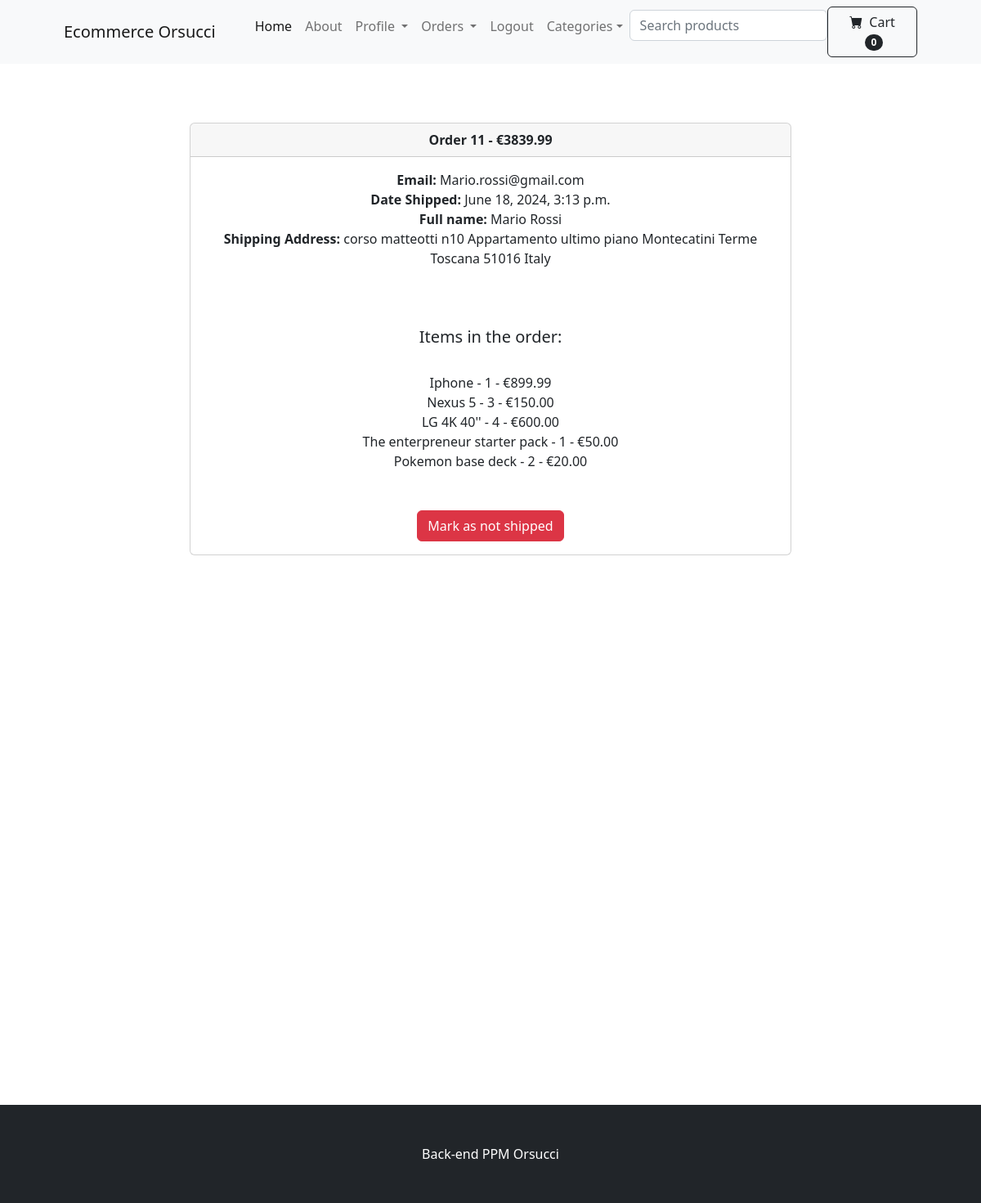
The page /payment/orders/11 (signed in) on the database its author committed.
### payment/models.py (models this page shows, shortened)
class Order(models.Model):
    user = models.ForeignKey(User, on_delete=models.CASCADE, null=True, blank=True)
    full_name = models.CharField(max_length=250)
    email = models.EmailField(max_length=250)
    shipping_address = models.TextField(max_length=15000)
    amount_paid = models.DecimalField(max_digits=10, decimal_places=2)
    date_ordered = models.DateTimeField(auto_now_add=True)
    shipped = models.BooleanField(default=False)
    date_shipped = models.DateTimeField(null=True, blank=True)

class OrderItem(models.Model):
    order = models.ForeignKey(Order, on_delete=models.CASCADE, null=True)
    product = models.ForeignKey(Product, on_delete=models.CASCADE, null=True)
    user = models.ForeignKey(User, on_delete=models.CASCADE, null=True, blank=True)
    quantity = models.PositiveBigIntegerField(default=1)
    price = models.DecimalField(max_digits=10, decimal_places=2)

### store/models.py (models this page shows)
class Product(models.Model):
    name = models.CharField(max_length=100)
    price = models.DecimalField(default = 0, max_digits=9, decimal_places=2)
    category = models.ForeignKey(Category, on_delete=models.CASCADE, default=1)
    description = models.TextField(max_length="250", blank=True, null=True)
    image = models.ImageField(upload_to='uploads/product/')
    is_on_sale = models.BooleanField(default=False)
    sale_price = models.DecimalField(default = 0, max_digits=9, decimal_places=2)
    def __str__(self):
            return self.name

### payment/views.py (the view, shortened to what this page needs)
# urls.py: path('orders/<int:pk>', views.orders, name='orders'),
def orders(request, pk):
    if request.user.is_authenticated and request.user.is_superuser:
        order = Order.objects.get(id=pk)
        items = OrderItem.objects.filter(order=pk)
        return render(request, "payment/orders.html", {"order":order, "items":items})
    else:
        messages.success(request, "Access Denied")
        return redirect('home')

### cart/cart.py (called while the page is built)
    def __len__(self):
        return len(self.cart)

### cart/context_processor.py (called while the page is built)
def cart(request):
    return {'cart': Cart(request)}

### store/views.py (called while the page is built)
def add_variable_to_context(request):
    return {
        'categories': Category.objects.all()
    }

### payment/templates/payment/orders.html (shortened to what this page needs)
{% extends 'base.html' %}
{%block content %}
<div class="container">
    <div class="row justify-content-center">
        <div class="col-8 text-center">
            <br/><br/><br/>
            <div class="card">
                <div class="card-header">
                    <b> Order {{ order.id }} - €{{order.amount_paid}} </b>
                </div>
                <div class="card-body">
                    <b>Email: </b> {{ order.email }} <br/>
                    {% if order.date_shipped %}
                        <b>Date Shipped:</b> {{ order.date_shipped }}
                    {% else %}
                    <b>Date Ordered: </b> {{order.date_ordered}}
                    {% endif %}
                    <br/>
                    <b>Full name: </b> {{ order.full_name }}<br/>
                    <b>Shipping Address: </b>{{ order.shipping_address }}<br/>
                    <br/><br/><br/>
                    <h5>Items in the order:</h5> <br/>
                    {% for item in items %}
                        {{item.product}} - {{item.quantity}} - €{{item.price}} <br/>
                    {% endfor %}
                    <br/><br/>
                    {% if not order.shipped %}
                        <form method="POST">
                            {% csrf_token %}
                            <input type="hidden" name="shipping_status" value="true">
                            <button type="submit" class="btn btn-success"> Mark as shipped </button>
                        </form>
                    {% else %}
                        <form method="POST">
                            <button type="submit" class="btn btn-danger"> Mark as not shipped </button>
                        </form>
                    {% endif %}
                </div>
            </div>
            <br/><br/><br/><br/><br/><br/>
            <br/><br/><br/><br/><br/><br/>
            <br/><br/><br/><br/><br/><br/>
            <br/><br/><br/><br/><br/><br/>
            <br/>
        </div>
    </div>
</div>
{% endblock %}

### rows shown on the page
Order: id "11", amount_paid "3839.99", email "Mario.rossi@gmail.com", date_shipped "June 18, 2024, 3:13 p.m.", full_name "Mario Rossi", shipping_address "corso matteotti n10 Appartamento ultimo piano Montecatini Terme Toscana 51016 Italy"
OrderItem: product "Iphone", quantity "1", price "899.99"
OrderItem: product "Nexus 5", quantity "3", price "150.00"
OrderItem: product "LG 4K 40''", quantity "4", price "600.00"
OrderItem: product "The enterpreneur starter pack", quantity "1", price "50.00"
OrderItem: product "Pokemon base deck", quantity "2", price "20.00"

### other values the page prints
{{ cart|length }} "0"
